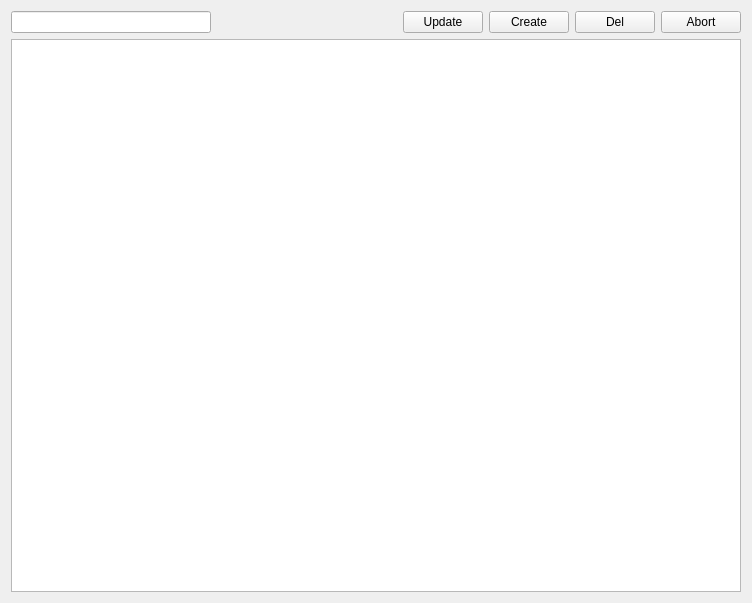
<?xml version="1.0" encoding="UTF-8"?>
<ui version="4.0">
 <class>RolesModule</class>
 <widget class="QWidget" name="RolesModule">
  <property name="geometry">
   <rect>
    <x>0</x>
    <y>0</y>
    <width>752</width>
    <height>603</height>
   </rect>
  </property>
  <property name="windowTitle">
   <string>Form</string>
  </property>
  <layout class="QVBoxLayout" name="verticalLayout_2">
   <item>
    <layout class="QHBoxLayout" name="menuLayout">
     <item>
      <widget class="QLineEdit" name="searchRole">
       <property name="minimumSize">
        <size>
         <width>200</width>
         <height>0</height>
        </size>
       </property>
       <property name="maximumSize">
        <size>
         <width>200</width>
         <height>16777215</height>
        </size>
       </property>
      </widget>
     </item>
     <item>
      <spacer name="horizontalSpacer">
       <property name="orientation">
        <enum>Qt::Horizontal</enum>
       </property>
       <property name="sizeHint" stdset="0">
        <size>
         <width>40</width>
         <height>20</height>
        </size>
       </property>
      </spacer>
     </item>
     <item>
      <widget class="QPushButton" name="updateRoles">
       <property name="text">
        <string>Update</string>
       </property>
      </widget>
     </item>
     <item>
      <widget class="QPushButton" name="createRole">
       <property name="text">
        <string>Create</string>
       </property>
      </widget>
     </item>
     <item>
      <widget class="QPushButton" name="deleteRole">
       <property name="text">
        <string>Del</string>
       </property>
      </widget>
     </item>
     <item>
      <widget class="QPushButton" name="abort">
       <property name="text">
        <string>Abort</string>
       </property>
      </widget>
     </item>
    </layout>
   </item>
   <item>
    <layout class="QVBoxLayout" name="bottomListLayout">
     <property name="sizeConstraint">
      <enum>QLayout::SetDefaultConstraint</enum>
     </property>
     <item>
      <widget class="QListView" name="rolesList"/>
     </item>
    </layout>
   </item>
  </layout>
 </widget>
 <resources/>
 <connections/>
</ui>
